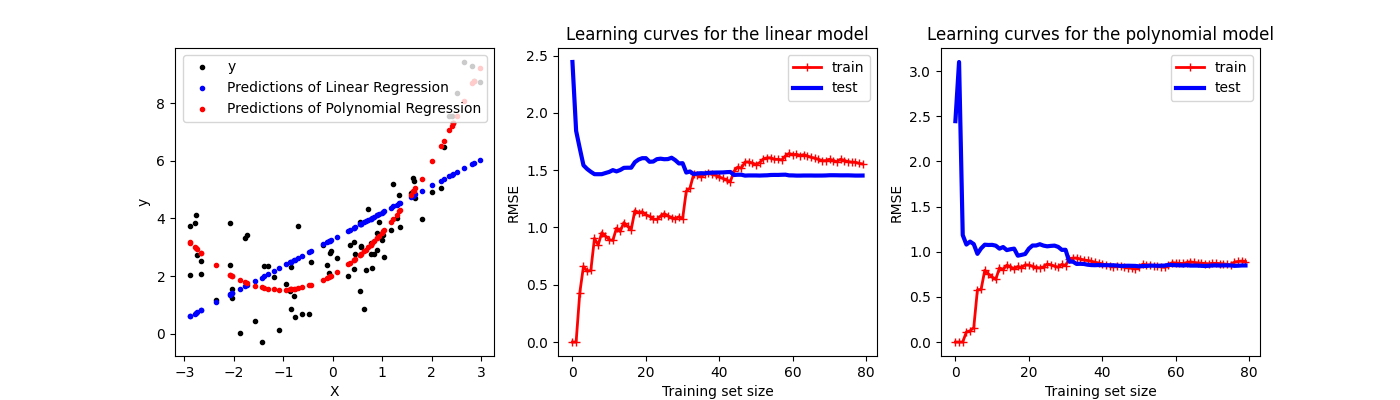

This chart was generated by the following Python code:
###########################################################################################
#
# MachineLearning_PolynomialRegressionSimpleExample.py
#
# Polynomial Regression simple example
#   : What if your data is actually more complex than a simple straight line? Surprisingly,
#   you can actually use a linear model to fit nonlinear data. A simple way to do this is to
#   add powers of each feature as new features, then train a linear model on this extended
#   set of features. This technique is called Polynomial Regression.
#   Clearly, a straight line will never fit this data properly. So let’s use Scikit-Learn’s Poly
#   nomialFeatures class to transform our training data, adding the square (2nd-degree
#   polynomial) of each feature in the training set as new features (in this case there is
#   just one feature):
#
# Created by Jonggil Nam
# LinkedIn: https://www.linkedin.com/in/jonggil-nam-6099a162/
# Github: https://github.com/woodstone10
# e-mail: [email redacted]
# phone: +82-10-8709-6299
###########################################################################################

import pandas as pd
import numpy as np
import matplotlib.pyplot as plt
import sklearn.linear_model
import sklearn.preprocessing
from sklearn.metrics import mean_squared_error
from sklearn.model_selection import train_test_split

# sample data from Book "Hands-On Machine Learning with Scikit-Learn, Keras, and TensorFlow (2nd Edition)"
m = 100
# Linear Regression
# X = 2 * np.random.rand(m, 1)
# y = 4 + 3 * X + np.random.randn(m, 1)
# Polynomial Regression
X = 6 * np.random.rand(m, 1) - 3
y = 0.5 * X**2 + X + 2 + np.random.randn(m, 1)
X_train, X_test, y_train, y_test = train_test_split(X, y, test_size=0.2)

# --------------------------------------
# Prediction with Linear Regression
# ------------------------------------
linear_train_errors, linear_test_errors = [], []
model = sklearn.linear_model.LinearRegression()
model.fit(X_train, y_train)
for m in range(1, len(X_train)+1):
    model.fit(X_train[:m], y_train[:m])
    y_train_pred_LinearReg = model.predict(X_train[:m])
    y_test_pred_LinearReg = model.predict(X_test)
    linear_train_errors.append(mean_squared_error(y_train[:m], y_train_pred_LinearReg))
    linear_test_errors.append(mean_squared_error(y_test, y_test_pred_LinearReg))
print("Linear Regression Coefficients",model.intercept_, model.coef_)

# --------------------------------------
# Prediction with Polynomial Regression
# --------------------------------------
poly_train_errors, poly_test_errors = [], []
w = 2 # Degree
# a simple way to regularize a polynomial model
# is to reduce the number of polynomial degrees.
poly_features = sklearn.preprocessing.PolynomialFeatures(degree=w, include_bias=False)
X_train_poly = poly_features.fit_transform(X_train)
X_test_poly = poly_features.fit_transform(X_test)
#   X_poly now contains the original feature of X plus the square of this feature. Now you
#   can fit a LinearRegression model to this extended training data
model = sklearn.linear_model.LinearRegression()
for m in range(1, len(X_train_poly)+1):
    model.fit(X_train_poly[:m], y_train[:m])
    y_train_pred_PolyReg = model.predict(X_train_poly[:m])
    y_test_pred_PolyReg = model.predict(X_test_poly)
    poly_train_errors.append(mean_squared_error(y_train[:m], y_train_pred_PolyReg))
    poly_test_errors.append(mean_squared_error(y_test, y_test_pred_PolyReg))
print("Polynomial Regression Coefficients:",model.intercept_, model.coef_)
# the model estimates y = 0.56x1^2 + 0.93x1 + 1.78 when in fact the original
# y = model.coef_[1]x1^2 + model.coef_1[0]x1 + model.intercept_
# function was y = 0.5x1^2 + 1.0x1 + 2.0 + Gaussian noise
# y = 0.5 * X**2 + X + 2 + np.random.randn(m, 1)


plt.figure(figsize=(14,4))
plt.subplot(1,3,1)
plt.plot(X_train,y_train,"k.",label='y')
plt.plot(X_train,y_train_pred_LinearReg,"b.",label='Predictions of Linear Regression')
plt.plot(X_train,y_train_pred_PolyReg,"r.",label='Predictions of Polynomial Regression')
plt.xlabel("X")
plt.ylabel("y")
plt.legend()
# Performance RMSE (Root Mean Square Error)
# When the model is
# trained on very few training instances, it is incapable of generalizing properly, which
# is why the validation error is initially quite big. Then as the model is shown more
# training examples, it learns and thus the validation error slowly goes down. However,
# once again a straight line cannot do a good job modeling the data, so the error ends
# up at a plateau, very close to the other curve.
# These learning curves are typical of an underfitting model. Both curves have reached
# a plateau; they are close and fairly high.
plt.subplot(1,3,2)
plt.plot(np.sqrt(linear_train_errors), "r-+", linewidth=2, label="train")
plt.plot(np.sqrt(linear_test_errors), "b-", linewidth=3, label="test")
plt.title("Learning curves for the linear model")
plt.xlabel("Training set size")
plt.ylabel("RMSE")
plt.legend()
# These learning curves look a bit like the previous ones, but there are two very impor‐
# tant differences:
# • The error on the training data is much lower than with the Linear Regression
# model.
# • There is a gap between the curves. This means that the model performs signifi‐
# cantly better on the training data than on the validation data, which is the hall‐
# mark of an overfitting model. However, if you used a much larger training set,
# the two curves would continue to get closer.
plt.subplot(1,3,3)
plt.plot(np.sqrt(poly_train_errors), "r-+", linewidth=2, label="train")
plt.plot(np.sqrt(poly_test_errors), "b-", linewidth=3, label="test")
plt.title("Learning curves for the polynomial model")
plt.xlabel("Training set size")
plt.ylabel("RMSE")
plt.legend()
plt.savefig("MachineLearning_PolynomialRegressionSimpleExample.png")
plt.show()

